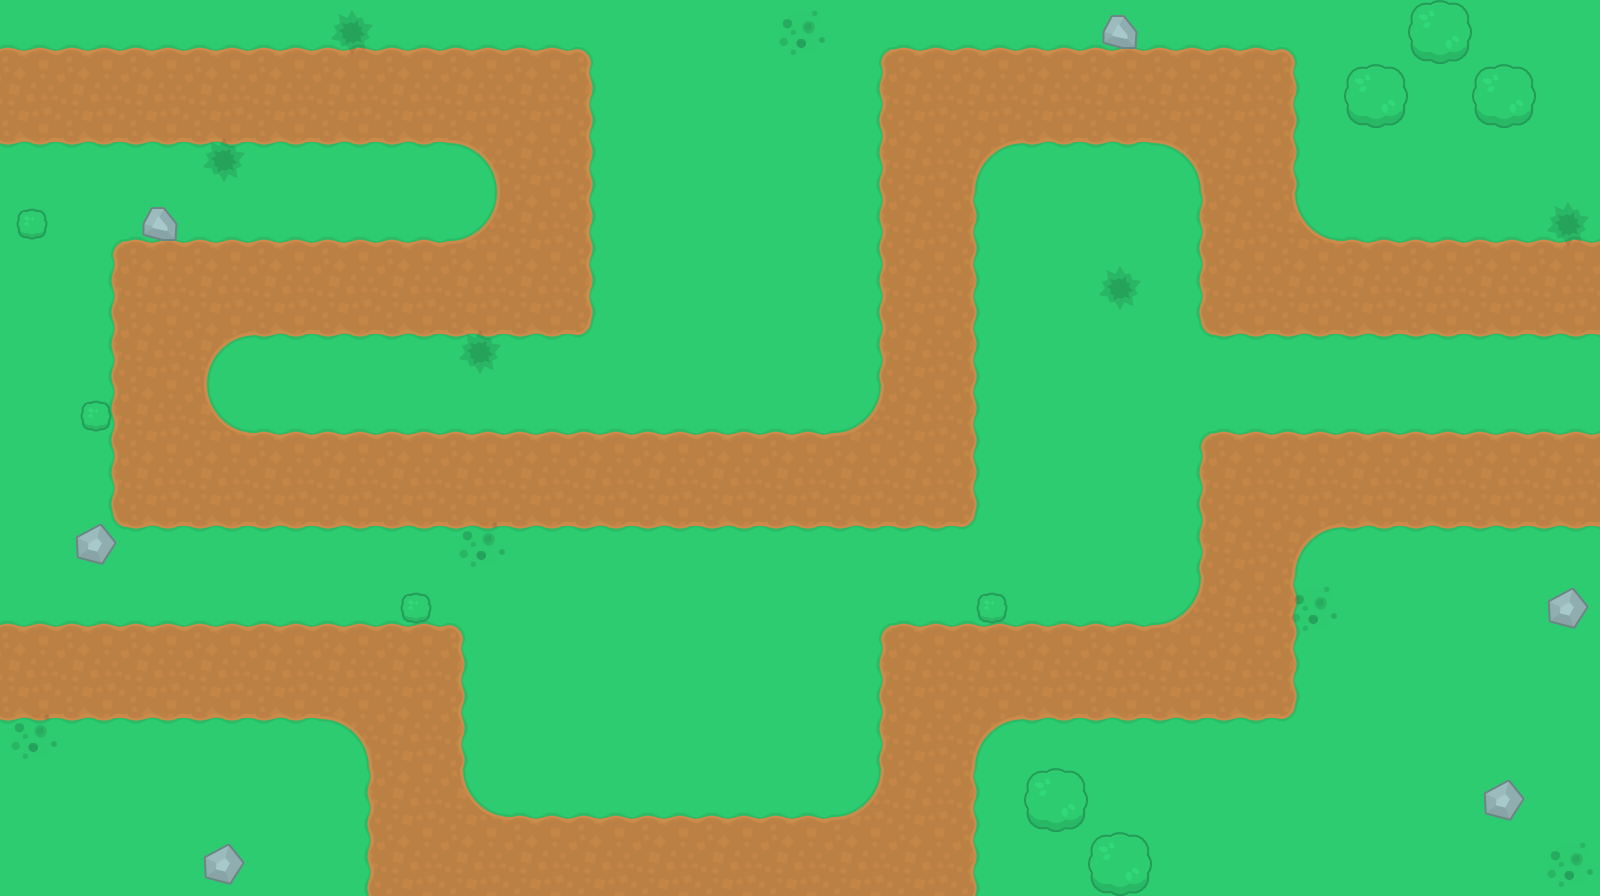

This game map was drawn from its Tiled (.tmx) file and the tilesets committed beside it. A one-line description and the trimmed map source follow:
An orthogonal 25x14 tile map with 64x64 px tiles, 3 tile layers (ground, path, decor) and 19 objects (17x towerBase, 2x waypoint).

<map version="1.4" tiledversion="1.4.2" orientation="orthogonal" renderorder="right-down" width="25" height="14" tilewidth="64" tileheight="64" infinite="0" nextlayerid="6" nextobjectid="35">
 <tileset firstgid="1" name="td_tilesheet" tilewidth="64" tileheight="64" tilecount="299" columns="23">
  <image source="td_tilesheet.png" trans="ffffff" width="1472" height="832" />
 </tileset>
 <layer id="1" name="ground" width="25" height="14">
  <data>[350 cells, 350 non-empty, 2 distinct tile ids]</data>
 </layer>
 <layer id="4" name="path" width="25" height="14">
  <data>[350 cells, 247 non-empty, 13 distinct tile ids]</data>
 </layer>
 <layer id="3" name="decor" width="25" height="14">
  <data>[350 cells, 25 non-empty, 6 distinct tile ids]</data>
 </layer>
 <objectgroup id="2" name="waypoints">
  <object id="15" name="way1" type="waypoint" x="0" y="576">
   <polyline points="0,-512 512,-512 512,-320 128,-320 128,-128 896,-128 896,-512 1216,-512 1216,-320 1600,-320" />
  </object>
  <object id="31" name="way2" type="waypoint" x="64" y="1024">
   <polyline points="-64,-384 320,-384 320,-192 832,-192 832,-384 1152,-384 1152,-576 1536,-576" />
  </object>
 </objectgroup>
 <objectgroup id="5" name="tower_placement">
  <object id="17" name="tower" type="towerBase" gid="182" x="256" y="448" width="64" height="64" />
  <object id="18" name="tower" type="towerBase" gid="182" x="256" y="384" width="64" height="64" />
  <object id="19" name="tower" type="towerBase" gid="182" x="640" y="192" width="64" height="64" />
  <object id="20" name="tower" type="towerBase" gid="182" x="640" y="256" width="64" height="64" />
  <object id="21" name="tower" type="towerBase" gid="182" x="640" y="384" width="64" height="64" />
  <object id="22" name="tower" type="towerBase" gid="182" x="640" y="448" width="64" height="64" />
  <object id="23" name="tower" type="towerBase" gid="182" x="576" y="704" width="64" height="64" />
  <object id="24" name="tower" type="towerBase" gid="182" x="512" y="704" width="64" height="64" />
  <object id="25" name="tower" type="towerBase" gid="182" x="768" y="192" width="64" height="64" />
  <object id="26" name="tower" type="towerBase" gid="182" x="768" y="256" width="64" height="64" />
  <object id="27" name="tower" type="towerBase" gid="182" x="1024" y="320" width="64" height="64" />
  <object id="28" name="tower" type="towerBase" gid="182" x="1024" y="576" width="64" height="64" />
  <object id="29" name="tower" type="towerBase" gid="182" x="1408" y="448" width="64" height="64" />
  <object id="30" name="tower" type="towerBase" gid="182" x="1408" y="384" width="64" height="64" />
  <object id="32" name="tower" type="towerBase" gid="182" x="704" y="704" width="64" height="64" />
  <object id="33" name="tower" type="towerBase" gid="182" x="768" y="704" width="64" height="64" />
  <object id="34" name="tower" type="towerBase" gid="182" x="1024" y="448" width="64" height="64" />
 </objectgroup>
</map>
